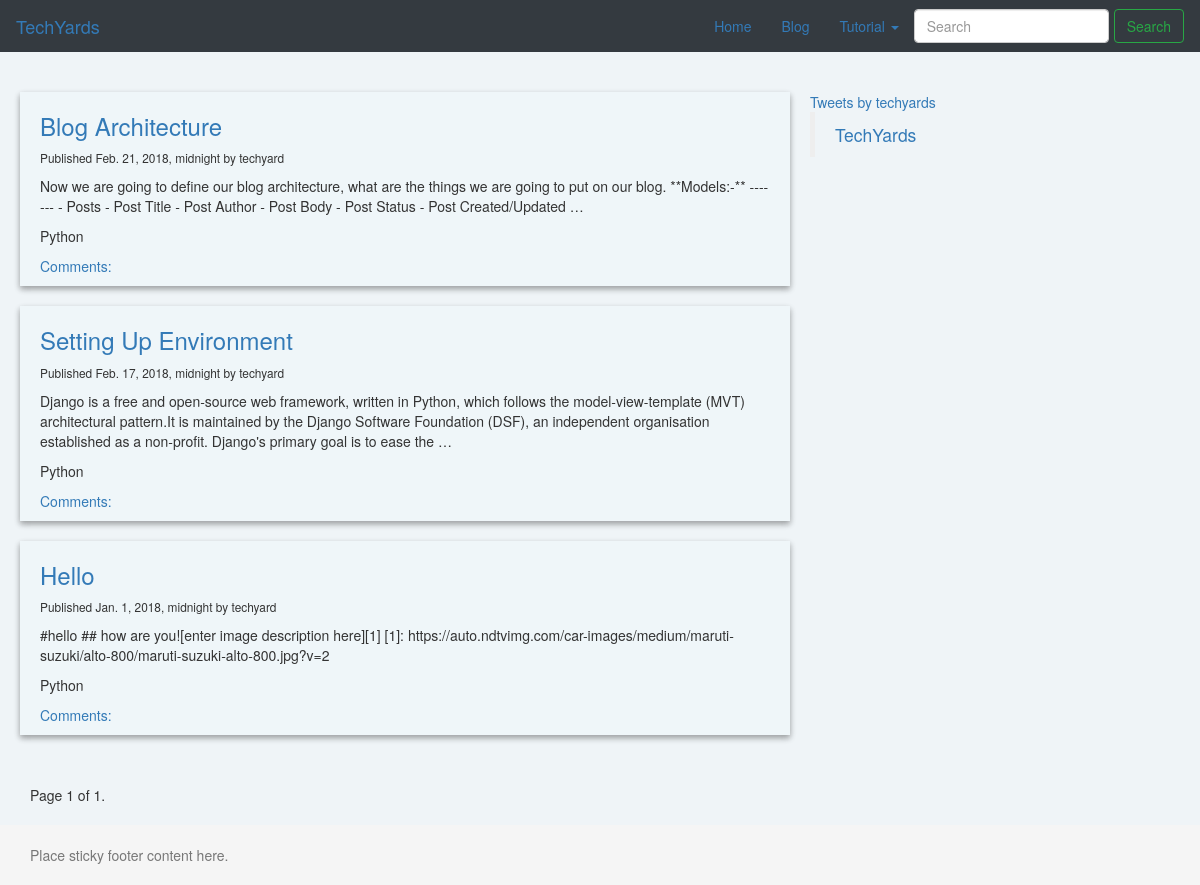
The page / on the database its author committed.
### blog/models.py (models this page shows, shortened)
class Post(models.Model):
    STATUS_CHOICE = (('draft','Draft'),
                     ('published','Published'),
                     )
    POST_TAGS = (('Python','python'),('None','none'),('Golang','golang'),('c++','C++'), ('Generic','generic'),)
    title = models.CharField(max_length=250)
    slug = models.SlugField(max_length=250, unique_for_date='publish')
    author = models.ForeignKey(User, related_name='blog_post', on_delete=models.CASCADE)
    post_tags = models.CharField(max_length=20, choices=POST_TAGS, default='python')
    body = models.TextField()
    publish = models.DateTimeField(default=timezone.now)
    created = models.DateTimeField(auto_now_add=True)
    updated = models.DateTimeField(auto_now = True)
    photo = models.ImageField(upload_to='post', default='null.png')
    status = models.CharField(max_length=10, choices=STATUS_CHOICE, default='draft')
    objects = models.Manager()
    published = PublishedManager()
    class Meta:
        ordering = ('-publish',)

### blog/views.py (the view)
# urls.py: url(r'^$', views.post_list_view, name='post_list_view'),
def post_list_view(request):
    posts_list = Post.published.all()
    query = request.GET.get("q")
    if query:
        posts_list = posts_list.filter(
            Q(title__contains = query) |
            Q(body__contains = query)
        ).distinct()
    paginator = Paginator(posts_list, 5)
    page = request.GET.get('page')
    posts = paginator.get_page(page)
    return render(request, 'blog/post/list.html', {'posts': posts})

### blog/models.py (called while the page is built)
    def get_queryset(self):
        return super(PublishedManager, self).get_queryset().filter(status = 'published')

### blog/templates/blog/post/list.html (shortened to what this page needs)
{% extends "blog/post/base.html" %}
{% block content %}
    {% for post in posts %}
        <div class="post-content card ">
       <h3 class="post-title"><a href="{% url 'post_detail_view' pk=post.pk %}">{{ post.title }}</a></h3>
        <p class="small">Published {{ post.publish }} by {{ post.author }}</p>
        <p>{{ post.body|truncatewords:40|linebreaks }}</p>
        <p class="button">{{ post.post_tags }}</p>
        <a href="{% url 'post_detail_view' pk=post.pk %}"> Comments: {{ post.approved_comments.count }}</a>
        </div>
        <br>
        <br>
    {% endfor %}
        <div class="pagination">
    <span class="step-links">
        <span class="current">
            Page {{ posts.number }} of {{ posts.paginator.num_pages }}.
        </span>
    </span>
</div>
{% endblock %}

### blog/templates/blog/post/base.html (shortened to what this page needs)
{% load staticfiles %}
<!DOCTYPE html>
<html lang="en">
<head>
    <link rel="stylesheet" href="{% static 'css/blog.css' %}">
    <link rel="stylesheet" href="{% static 'css/vs.css' %}">
    <link rel="stylesheet" href="https://maxcdn.bootstrapcdn.com/bootstrap/3.3.7/css/bootstrap.min.css">
</head>
<body>
<header>
    <nav class="navbar navbar-expand-md navbar-dark fixed-top bg-dark">
      <div class="container-fluid">
        <div class="navbar-header">
          <a class="navbar-brand" href="/">TechYards</a>
        </div>
        <div class="collapse navbar-collapse" id="bs-example-navbar-collapse-1">
            <form class="form-inline mt-2 mt-md-0 navbar-right" method="get">
                <input class="form-control mr-sm-2" type="text" placeholder="Search" name="q" value="{{ request.GET.q }}" aria-label="Search">
                <button class="btn btn-outline-success my-2 my-sm-0" value="Search" type="submit">Search</button>
            </form>
          <ul class="nav navbar-nav navbar-right">
            <li class="active"><a href="/">Home <span class="sr-only">(current)</span></a></li>
            <li><a href="#">Blog</a></li>
            <li class="dropdown">
              <a href="#" class="dropdown-toggle" data-toggle="dropdown" role="button" aria-haspopup="true" aria-expanded="true"> Tutorial <span class="caret"></span></a>
            </li>
          </ul>
        </div>
      </div>
    </nav>
</header>
  <div class="container" style="margin-top: -20px">
      <div class="row">
        <div class="post">
          <div class="col-md-8">
              {% block content %}
              {% endblock %}
          </div>
        </div>
          <div class="col-md-4 side-bar">
              <a class="twitter-timeline" href="https://twitter.com/techyards?ref_src=twsrc%5Etfw">Tweets by techyards</a> <script async src="https://platform.twitter.com/widgets.js" charset="utf-8"></script>
              <div class="fb-page" data-href="https://www.facebook.com/pg/techyardsBlog/posts/?ref=page_internal" data-tabs="timeline" data-small-header="false" data-adapt-container-width="true" data-hide-cover="false" data-show-facepile="true"><blockquote cite="https://www.facebook.com/pg/techyardsBlog/posts/?ref=page_internal" class="fb-xfbml-parse-ignore"><a href="https://www.facebook.com/pg/techyardsBlog/posts/?ref=page_internal">TechYards</a></blockquote></div>
          </div>
      </div>
  </div>
<footer class="footer">
      <div class="container">
        <span class="text-muted">Place sticky footer content here.</span>
      </div>
</footer>
</body>
</html>

### blog/static/css/blog.css (style rules this page uses)
body { background-color: #eff4f7!important; }
.fixed-top { position: fixed; top: 0; right: 0; left: 0; z-index: 1030; border-radius: 0px!important; }
.form-inline { display: -webkit-box; display: -ms-flexbox; display: flex; -webkit-box-orient: horizontal; -webkit-box-direction: normal; -ms-flex-flow: row wrap; flex-flow: row wrap; -webkit-box-align: center; -ms-flex-align: center; align-items: center; margin-top: 8px; }
@media (min-width: 576px) { .form-inline .form-control { display: inline-block; width: auto; vertical-align: middle; } }
@media (min-width: 576px) { .mr-sm-2, .mx-sm-2 { margin-right: .5rem!important; } }
@media (min-width: 576px) { .form-control { display: block; width: 100%; padding: .375rem .75rem; font-size: 1rem; line-height: 1.5; color: #495057; background-color: #fff; background-clip: padding-box; border: 1px solid #ced4da; border-radius: .25rem; transition: border-color .15s ease-in-out,box-shadow .15s ease-in-out; } }
@media (min-width: 576px) { .mb-sm-0, .my-sm-0 { margin-bottom: 0!important; } }
@media (min-width: 576px) { .mt-sm-0, .my-sm-0 { margin-top: 0!important; } }
.btn-outline-success { color: #28a745; background: transparent none; border-color: #28a745!important; }
.bg-dark { background-color: #343a40!important; }
.post { padding-top: 50px; }
.card { box-shadow: 0 3px 6px rgba(0,0,0,0.16), 0 3px 6px rgba(0,0,0,0.23); }
.post-content { background-color: #eff6f9; margin: -10px; padding: 1px 20px 10px 20px; }
.post-title { text-transform: capitalize; }
.post-title a { text-decoration: none!important; }
.side-bar { margin-top: -10px; }
.footer { position: relative; bottom: 0; width: 100%; height: 60px; line-height: 60px; background-color: #f5f5f5; }

### rows shown on the page
Post: title "Blog Architecture", publish "Feb. 21, 2018, midnight", author "techyard", body "Now we are going to define our blog architecture, what are the things we are going to put on our blog. **Models:-** ------- - Posts - Post Title - Post Author - Post Body - Post Status - Post Created/Updated …", post_tags "Python"
Post: title "Setting Up Environment", publish "Feb. 17, 2018, midnight", author "techyard", body "Django is a free and open-source web framework, written in Python, which follows the model-view-template (MVT) architectural pattern.It is maintained by the Django Software Foundation (DSF), an independent organisation established as a non-profit. Django's primary goal is to ease the …", post_tags "Python"
Post: title "Hello", publish "Jan. 1, 2018, midnight", author "techyard", body "#hello ## how are you![enter image description here][1] [1]: https://auto.ndtvimg.com/car-images/medium/maruti-suzuki/alto-800/maruti-suzuki-alto-800.jpg?v=2", post_tags "Python"

### other values the page prints
{{ posts.number }} "1"
{{ posts.paginator.num_pages }} "1"
